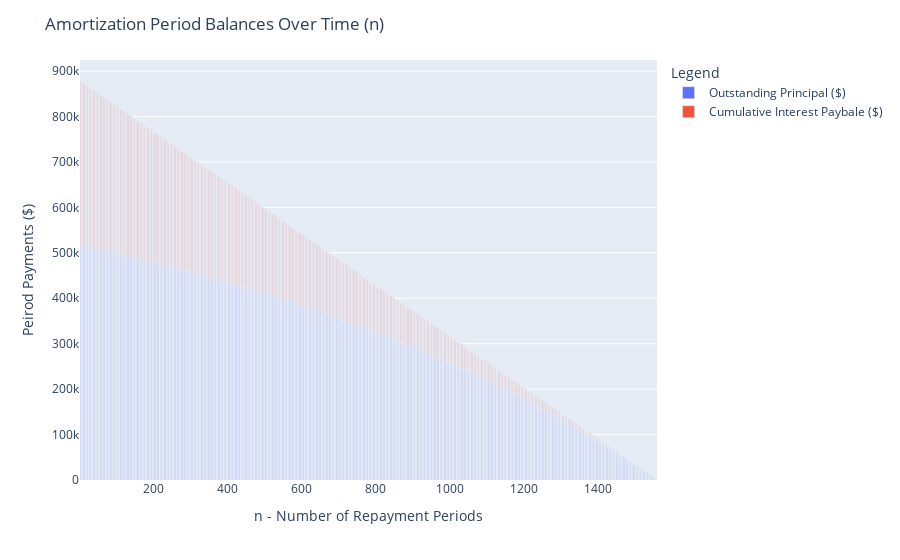

Notebook cell for this chart:
### Code cell
loan.period_balances_chart

### Figure 1 — Plotly figure (JSON) as saved in the notebook; plotly's stock layout.template omitted (floating-point values rounded to 4 significant figures; data arrays with more than 128 entries replaced by an {"elided": "..."} marker saying what was removed)
{"data": [{"alignmentgroup": "True", "hovertemplate": "variable=Outstanding Principal ($)<br>Period=%{x}<br>value=%{y}<extra></extra>", "legendgroup": "Outstanding Principal ($)", "marker": {"color": "#636efa", "pattern": {"shape": ""}}, "name": "Outstanding Principal ($)", "offsetgroup": "Outstanding Principal ($)", "orientation": "v", "showlegend": true, "textposition": "auto", "type": "bar", "x": {"elided": "1560 int values"}, "xaxis": "x", "y": {"elided": "1560 float values"}, "yaxis": "y"}, {"alignmentgroup": "True", "hovertemplate": "variable=Cumulative Interest Paybale ($)<br>Period=%{x}<br>value=%{y}<extra></extra>", "legendgroup": "Cumulative Interest Paybale ($)", "marker": {"color": "#EF553B", "pattern": {"shape": ""}}, "name": "Cumulative Interest Paybale ($)", "offsetgroup": "Cumulative Interest Paybale ($)", "orientation": "v", "showlegend": true, "textposition": "auto", "type": "bar", "x": {"elided": "1560 int values"}, "xaxis": "x", "y": {"elided": "1560 float values"}, "yaxis": "y"}], "layout": {"barmode": "stack", "legend": {"title": {"text": "Legend"}, "tracegroupgap": 0}, "margin": {"t": 60}, "title": {"text": "Amortization Period Balances Over Time (n)"}, "xaxis": {"anchor": "y", "domain": [0, 1], "title": {"text": "n - Number of Repayment Periods"}}, "yaxis": {"anchor": "x", "domain": [0, 1], "title": {"text": "Peirod Payments ($)"}}}}
